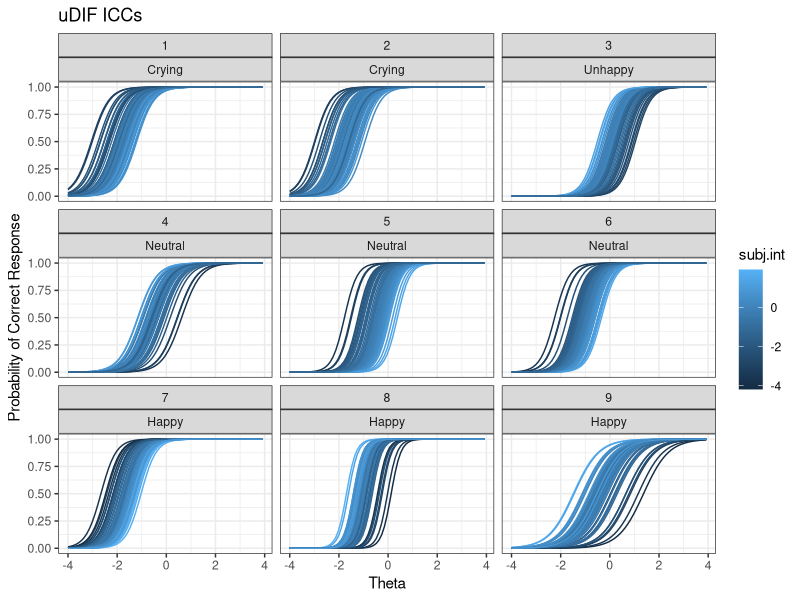
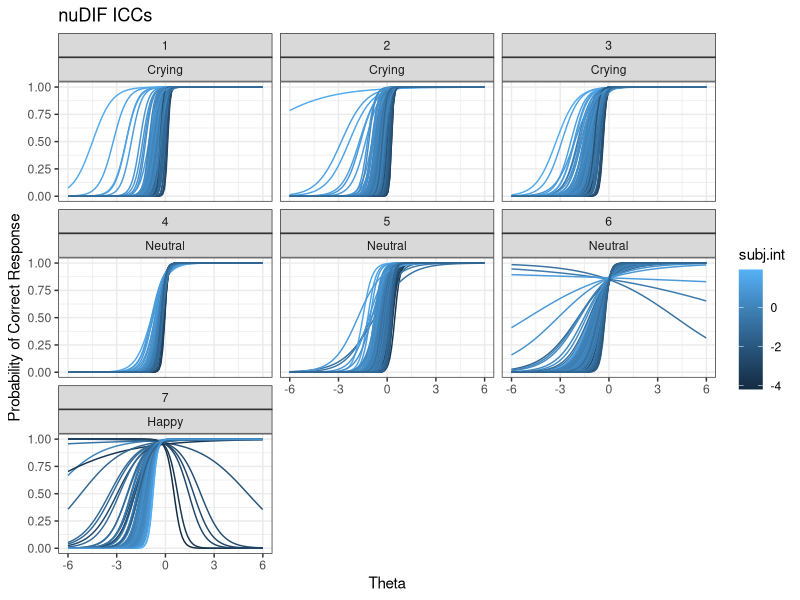
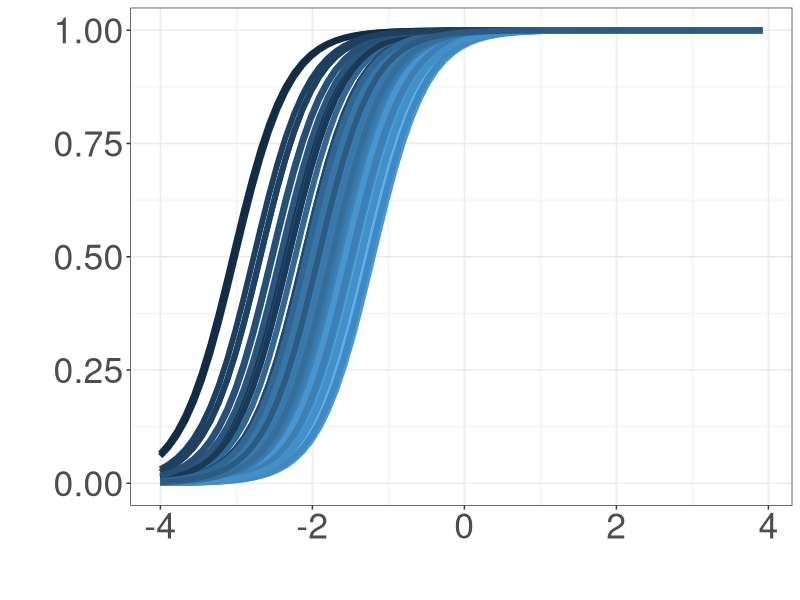
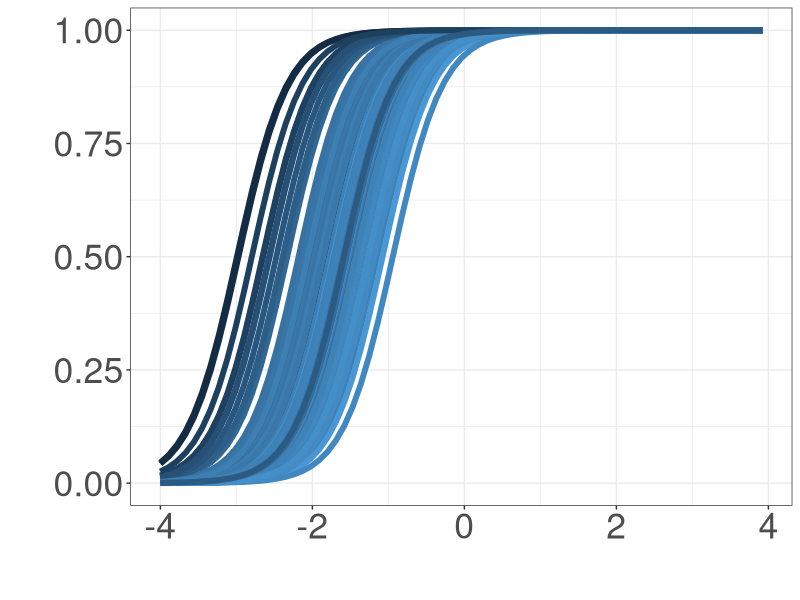
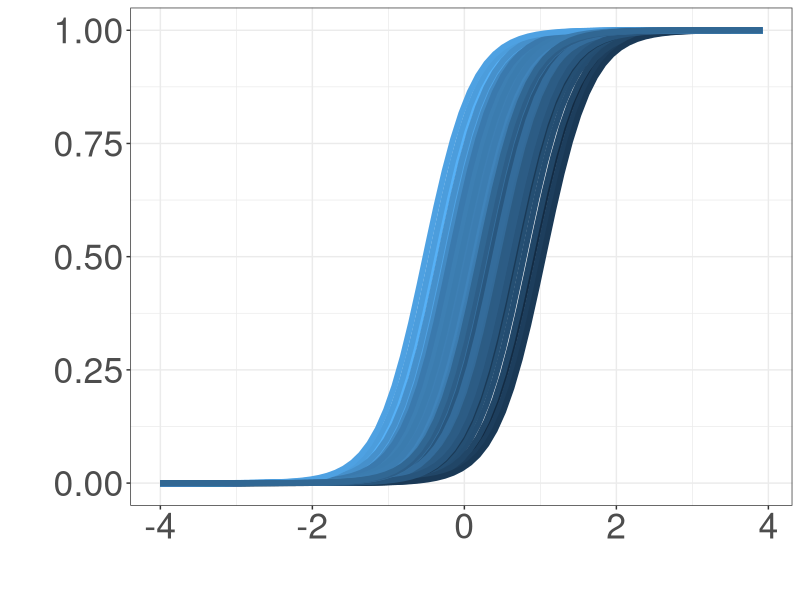
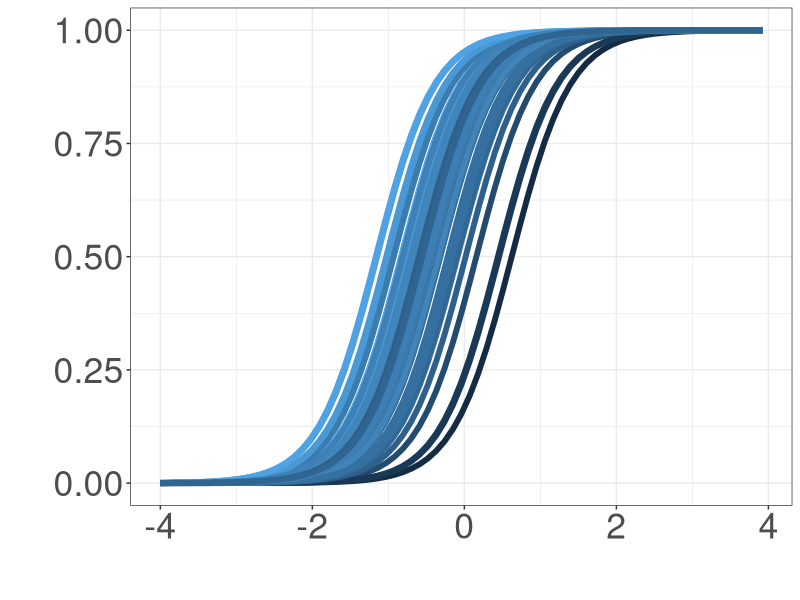
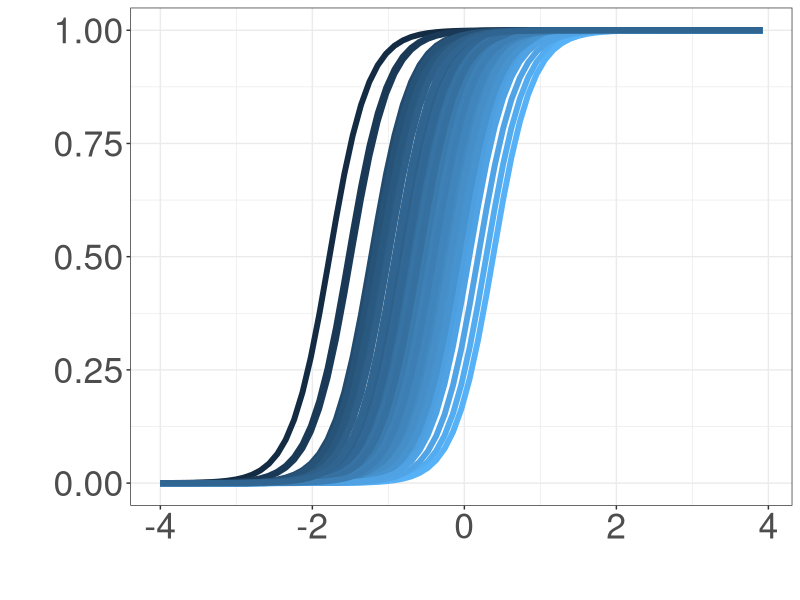
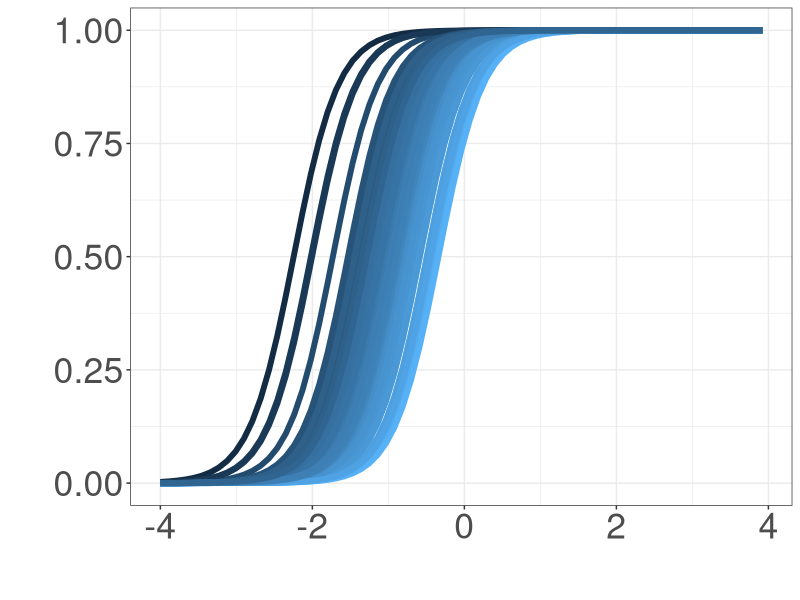

The R source for these figures, in order:
### This script will be used to plot the DIF effects when the interaction of AMP & LAT are significant
### This script will not run the IRT models; but will take the output from MPlus and plot the ICC in ggplot2
### The models will be writeen on the PC and transfered over to the linux workstation


# --------------------------------------------------------
## The model results for CRYING ITEM 15::::
# F          ON
# P2AMP              0.150      0.147      1.020      0.308
# P2LAT              0.076      0.141      0.537      0.591
# P2INT             -0.060      0.162     -0.372      0.710
# 
# V15        ON
# P2AMP              0.207      0.217      0.955      0.340
# P2LAT              0.215      0.225      0.958      0.338
# P2INT              0.520      0.245      2.125      0.034
# 
# Thresholds
# V1$1              -0.853      0.210     -4.062      0.000
# V2$1              -0.344      0.205     -1.675      0.094
# V3$1              -1.990      0.385     -5.169      0.000
# V4$1              -0.840      0.223     -3.767      0.000
# V5$1              -1.764      0.323     -5.464      0.000
# V6$1              -1.477      0.297     -4.970      0.000
# V7$1              -2.549      0.477     -5.344      0.000
# V8$1              -0.076      0.188     -0.404      0.686
# V9$1              -1.950      0.354     -5.507      0.000
# V10$1             -1.551      0.339     -4.575      0.000
# V11$1             -2.135      0.364     -5.868      0.000
# V12$1             -2.964      0.516     -5.744      0.000
# V13$1             -2.249      0.355     -6.343      0.000
# V14$1             -0.569      0.198     -2.872      0.004
# V15$1             -2.408      0.425     -5.667      0.000
# V16$1             -1.469      0.297     -4.939      0.000
# V17$1             -1.926      0.314     -6.129      0.000
# V18$1             -2.108      0.332     -6.357      0.000
# V19$1             -1.108      0.226     -4.900      0.000
# V20$1             -1.649      0.307     -5.376      0.000
# V21$1             -1.000      0.270     -3.706      0.000
# V22$1             -2.133      0.371     -5.744      0.000
# V23$1             -1.227      0.368     -3.339      0.001
# V24$1              0.292      0.177      1.650      0.099
# --------------------------------------------------------
## The discrimination for question 15 is: 1.399


# --------------------------------------------------------
## The model results for CRYING ITEM 11::::
# 
# F          ON
# P2AMP              0.160      0.151      1.055      0.291
# P2LAT              0.069      0.142      0.483      0.629
# P2INT             -0.059      0.165     -0.358      0.721
# 
# V11        ON
# P2AMP             -0.079      0.294     -0.267      0.789
# P2LAT              0.433      0.284      1.525      0.127
# P2INT              0.466      0.224      2.080      0.038
# 
# Thresholds
# V1$1              -0.853      0.210     -4.065      0.000
# V2$1              -0.344      0.205     -1.681      0.093
# V3$1              -1.989      0.384     -5.175      0.000
# V4$1              -0.841      0.222     -3.780      0.000
# V5$1              -1.764      0.322     -5.470      0.000
# V6$1              -1.480      0.298     -4.962      0.000
# V7$1              -2.546      0.473     -5.381      0.000
# V8$1              -0.076      0.188     -0.404      0.686
# V9$1              -1.949      0.352     -5.537      0.000
# V10$1             -1.550      0.338     -4.579      0.000
# V11$1             -2.501      0.412     -6.075      0.000
# V12$1             -2.967      0.515     -5.757      0.000
# V13$1             -2.254      0.354     -6.364      0.000
# V14$1             -0.570      0.199     -2.870      0.004
# V15$1             -2.131      0.346     -6.156      0.000
# V16$1             -1.467      0.297     -4.945      0.000
# V17$1             -1.923      0.313     -6.145      0.000
# V18$1             -2.100      0.327     -6.420      0.000
# V19$1             -1.106      0.225     -4.906      0.000
# V20$1             -1.650      0.307     -5.378      0.000
# V21$1             -1.000      0.269     -3.719      0.000
# V22$1             -2.134      0.371     -5.750      0.000
# V23$1             -1.229      0.367     -3.350      0.001
# V24$1              0.291      0.177      1.649      0.099

## The model discrimination is: 1.512

# --------------------------------------------------------
## The model results for UNHAPPY ITEM 85::::
# F          ON
# P2AMP             -0.077      0.135     -0.569      0.569
# P2LAT             -0.091      0.116     -0.779      0.436
# P2INT             -0.175      0.121     -1.448      0.148
# 
# V85        ON
# P2AMP             -0.018      0.169     -0.106      0.916
# P2LAT             -0.169      0.189     -0.895      0.371
# P2INT             -0.489      0.231     -2.114      0.035
# 
# Thresholds
# V73$1              0.592      0.354      1.670      0.095
# V74$1              1.714      0.208      8.259      0.000
# V75$1              0.877      0.359      2.441      0.015
# V76$1             -0.161      0.266     -0.606      0.545
# V77$1              0.304      0.336      0.905      0.365
# V78$1              0.098      0.226      0.433      0.665
# V79$1              0.834      0.321      2.597      0.009
# V80$1              0.477      0.218      2.186      0.029
# V81$1              0.826      0.243      3.405      0.001
# V82$1             -0.338      0.299     -1.130      0.258
# V83$1              1.347      0.221      6.097      0.000
# V84$1              0.343      0.294      1.165      0.244
# V85$1              0.008      0.304      0.025      0.980
# V86$1              1.060      0.240      4.410      0.000
# V87$1              0.992      0.224      4.422      0.000
# V88$1              0.166      0.267      0.622      0.534
# V89$1              0.692      0.228      3.038      0.002
# V90$1             -0.549      0.323     -1.699      0.089
# V91$1              0.748      0.213      3.509      0.000
# V92$1              1.678      0.254      6.602      0.000
# V93$1              0.268      0.274      0.977      0.328
# V94$1             -0.010      0.225     -0.043      0.966
# V95$1              0.262      0.355      0.739      0.460
# V96$1              1.006      0.244      4.119      0.000

## The model discrimination is: 1.587

# --------------------------------------------------------
## The model results for NEUTRAL ITEM 53::::
# F          ON
# P2AMP              0.127      0.132      0.959      0.337
# P2LAT             -0.157      0.144     -1.092      0.275
# P2INT              0.049      0.194      0.255      0.799
# 
# V53        ON
# P2AMP             -0.160      0.209     -0.769      0.442
# P2LAT             -0.242      0.153     -1.587      0.112
# P2INT             -0.359      0.181     -1.984      0.047
# 
# Thresholds
# V49$1             -1.054      0.229     -4.601      0.000
# V50$1             -1.683      0.305     -5.526      0.000
# V51$1             -1.210      0.300     -4.034      0.000
# V52$1             -1.575      0.371     -4.251      0.000
# V53$1             -0.890      0.237     -3.752      0.000
# V54$1             -0.539      0.215     -2.510      0.012
# V55$1             -1.704      0.327     -5.219      0.000
# V56$1              0.068      0.220      0.312      0.755
# V57$1             -0.886      0.281     -3.158      0.002
# V58$1             -1.387      0.310     -4.470      0.000
# V59$1             -0.941      0.293     -3.215      0.001
# V60$1             -0.882      0.242     -3.642      0.000
# V61$1             -1.560      0.342     -4.566      0.000
# V62$1             -0.404      0.362     -1.117      0.264
# V63$1             -1.304      0.371     -3.512      0.000
# V64$1             -1.105      0.299     -3.701      0.000
# V65$1              1.076      0.272      3.961      0.000
# V66$1             -0.837      0.287     -2.918      0.004
# V67$1             -1.522      0.359     -4.239      0.000
# V68$1             -0.454      0.217     -2.095      0.036
# V69$1             -0.814      0.243     -3.345      0.001
# V70$1             -1.065      0.323     -3.299      0.001
# V71$1             -1.091      0.263     -4.140      0.000
# V72$1             -1.646      0.297     -5.535      0.000

# The discrimination is: 1.293

# --------------------------------------------------------
## The model results for NEUTRAL ITEM 62::::

# F          ON
# P2AMP              0.115      0.131      0.879      0.379
# P2LAT             -0.163      0.146     -1.113      0.266
# P2INT              0.001      0.197      0.003      0.998
# 
# V62        ON
# P2AMP              0.113      0.220      0.516      0.606
# P2LAT             -0.081      0.296     -0.273      0.784
# P2INT              0.791      0.318      2.485      0.013
# 
# Thresholds
# V49$1             -1.042      0.231     -4.514      0.000
# V50$1             -1.671      0.305     -5.473      0.000
# V51$1             -1.182      0.297     -3.979      0.000
# V52$1             -1.566      0.371     -4.217      0.000
# V53$1             -0.980      0.242     -4.050      0.000
# V54$1             -0.530      0.215     -2.469      0.014
# V55$1             -1.685      0.324     -5.193      0.000
# V56$1              0.083      0.220      0.379      0.705
# V57$1             -0.859      0.279     -3.082      0.002
# V58$1             -1.379      0.313     -4.409      0.000
# V59$1             -0.930      0.296     -3.147      0.002
# V60$1             -0.864      0.243     -3.556      0.000
# V61$1             -1.534      0.337     -4.553      0.000
# V62$1             -0.617      0.382     -1.616      0.106
# V63$1             -1.261      0.361     -3.496      0.000
# V64$1             -1.076      0.294     -3.658      0.000
# V65$1              1.088      0.272      4.006      0.000
# V66$1             -0.819      0.287     -2.851      0.004
# V67$1             -1.505      0.360     -4.185      0.000
# V68$1             -0.444      0.216     -2.054      0.040
# V69$1             -0.797      0.241     -3.309      0.001
# V70$1             -1.038      0.320     -3.241      0.001
# V71$1             -1.076      0.261     -4.128      0.000
# V72$1             -1.632      0.297     -5.501      0.000

#  The discrimination is: 1.952

# load-library--------------------------------------------------------
library("tidyverse")
library("GGally")
library("reshape2")

## Load data
## Now load the latest two stage data from Emma
amp.vals <- read.csv("./data/eegData/ampVals.csv")
lat.vals <- read.csv("./data/eegData/latVals.csv")
## NOw add these back into the eeg Pred values
amp.vals <- tidyr::pivot_wider(amp.vals, id_cols="ERPset", names_from="binlabel", values_from="value") %>% 
  mutate(record_id = as.character(ERPset)) %>% 
  mutate(record_id = if_else(record_id %in% "117-115", "118-64", record_id)) %>%
  melt(.) %>% 
  mutate(cycle = substring(sapply(lapply(strsplit(as.character(variable), NULL), rev), paste, collapse=""), 1, 1)) %>%
  mutate(variable = gsub('.{1}$', '', variable)) %>% 
  select(-ERPset) %>% 
  tidyr::pivot_wider(., id_cols=c(record_id, cycle), names_from=c("variable"), values_from=c(value))
colnames(amp.vals) <- gsub(colnames(amp.vals), pattern = ' ', replacement = "")

lat.vals <- tidyr::pivot_wider(lat.vals, id_cols="ERPset", names_from="binlabel", values_from="value") %>% 
  mutate(record_id = as.character(ERPset)) %>% 
  mutate(record_id = if_else(record_id %in% "117-115", "118-64", record_id)) %>%
  melt(.) %>% 
  mutate(cycle = substring(sapply(lapply(strsplit(as.character(variable), NULL), rev), paste, collapse=""), 1, 1)) %>%
  mutate(variable = gsub('.{1}$', '', variable)) %>% 
  select(-ERPset) %>% 
  tidyr::pivot_wider(., id_cols=c(record_id, cycle), names_from=c("variable"), values_from=c(value))
colnames(lat.vals) <- gsub(colnames(amp.vals), pattern = ' ', replacement = "")

## Create the z score values for all of the imaging data
all.eeg <- merge(amp.vals, lat.vals, by=c("record_id", "cycle"), suffixes = c("_Amp", "_Lat"))
all.eeg[,3:10] <- scale(all.eeg[,3:10])[,]

## Now prepare the interaction terms
emo.vals <- c("Crying", "Unhappy", "Neutral", "Happy")
for(e in emo.vals){
  ## First declare the column names
  amp.col <- paste(e, "_Amp", sep='')
  lat.col <- paste(e, "_Lat", sep='')
  int.col <- paste(e, "_Int", sep='')
  # Now estimate the cross prod
  all.eeg[,int.col] <- all.eeg[,amp.col] * all.eeg[,lat.col]
}

## Prepare functions
## Create a function which will operate on unifrom dif items
returnUnifromICC <- function(baseDIF=NULL, baseDIS=NULL, p2AmpMod=NULL, p2LatMod=NULL, p2IntMod=NULL, p2AmpSubj=NULL, p2LatSubj=NULL, p2IntSubj=NULL){
  ## First create a range of values for which the ICC will be calulcated over
  theta.values <- seq(-4, 4, by=.11)
  ### Now create the formula which will be used to return proabability of endorsment across the entire range of theta values
  all.vals <- -(baseDIF + p2LatMod * p2LatSubj + p2AmpMod * p2AmpMod + p2IntMod * p2IntSubj) + baseDIS * theta.values / 1 + -(baseDIF + p2LatMod * p2LatSubj + p2AmpMod * p2AmpMod + p2IntMod * p2IntSubj) + baseDIS * theta.values
  all.vals <- exp(all.vals) / (1 + exp(all.vals))
  all.vals <-  cbind(theta.values, all.vals)
  all.vals <- data.frame(all.vals)
  colnames(all.vals) <- c("theta", "probEndorse")
  ### Now return these values
  return(all.vals)
}

## Now create f unction which will perform the same steps but for nonunifrom DIF
returnNunifromICC <- function(baseDIF=NULL, baseDIS=NULL, p2AmpMod=NULL, p2LatMod=NULL, p2IntMod=NULL, p2AmpSubj=NULL, p2LatSubj=NULL, p2IntSubj=NULL, p2Ampn=NULL, p2Latn=NULL, p2Intn=NULL){
  ## First create a range of values for which the ICC will be calulcated over
  theta.values <- seq(-6, 6, by=.11)
  ### Now create the formula which will be used to return proabability of endorsment across the entire range of theta values
  all.vals <- -(baseDIF + p2LatMod * p2LatSubj + p2AmpMod * p2AmpMod + p2IntMod * p2IntSubj) + (baseDIS + p2Ampn*p2AmpSubj + p2Intn*p2Intn + p2Intn*p2IntSubj ) * theta.values / 1 + -(baseDIF + p2LatMod * p2LatSubj + p2AmpMod * p2AmpMod + p2IntMod * p2IntSubj) + (baseDIS + p2Ampn*p2AmpSubj + p2Intn*p2Intn + p2Intn*p2IntSubj ) * theta.values
  all.vals <- exp(all.vals) / (1 + exp(all.vals))
  all.vals <-  cbind(theta.values, all.vals)
  all.vals <- data.frame(all.vals)
  colnames(all.vals) <- c("theta", "probEndorse")
  ### Now return these values
  return(all.vals)
}

## Now in a loop prepare all of the coefficient values
emotion.value <- c("Crying", "Crying", "Unhappy", "Neutral", "Neutral", "Neutral", "Happy", "Happy", "Happy")
base.dif.vals <- c(-2.408, -2.501, 0.012, -0.890, -0.612, -1.503, -2.588, -2.789, -0.588)
base.dis.vals <- c(1.399, 1.512, 1.587, 1.293, 1.952, 1.694, 1.623, 2.528, 0.977)
p2AmpModvals <- c(0.207, -0.079, -0.018, -0.160, 0.113, 0.248, -0.103, -0.086, -0.253)
p2LatModvals <- c(0.215, 0.433, -0.169, -0.242, -0.081, 0.053, -0.123, -0.270, -0.284)
p2IntModvals <- c(0.520, 0.466, -0.489, -0.359, 0.791, 0.610, .386, -0.643, -0.342)
all.plot.vals <- NULL
## Now loop through all of the base values
for(i in 1:length(base.dif.vals)){
  base.dif <- base.dif.vals[i]
  base.dis <- base.dis.vals[i]
  p2.amp <- p2AmpModvals[i]
  p2.lat <- p2LatModvals[i]
  p2.int <- p2IntModvals[i]
  e <- emotion.value[i]
  ## Now declare the column names so we can isolate the subject values
  amp.col <- paste(e, "_Amp", sep='')
  lat.col <- paste(e, "_Lat", sep='')
  int.col <- paste(e, "_Int", sep='')
  all.subj.vals <- unique(all.eeg[,c(amp.col, lat.col, int.col)])
  ## Now loop through all of the subject values and estimate the ICC for each eeg pattern
  for(s in 1:dim(all.subj.vals)[1]){
    tmp.vals <- returnUnifromICC(baseDIF = base.dif, baseDIS = base.dis, p2AmpMod = p2.amp, p2LatMod = p2.lat, p2IntMod = p2.int, p2AmpSubj = all.subj.vals[s,1], p2LatSubj = all.subj.vals[s,2], p2IntSubj = all.subj.vals[s,3])
    # Now prepare these for the output dataframe
    subj.amp <- all.subj.vals[s,1]
    subj.lat <- all.subj.vals[s,2]
    subj.int <- all.subj.vals[s,3]
    out.vals <- cbind(i, base.dif, base.dis, p2.amp, p2.lat, p2.int, e, s, subj.amp, subj.lat, subj.int, tmp.vals)
    all.plot.vals <- rbind(all.plot.vals, out.vals)
  }
}

## Now clean these data
all.plot.vals$subjMagnitude <- abs(all.plot.vals$subj.int)

## Now plot these
all.plot.vals %>% ggplot(., aes(x=theta, y=probEndorse, color=subj.int, group=s)) +
  geom_line() +
  theme_bw() +
  facet_wrap(i~ e ) +
  ggtitle("uDIF ICCs") +
  ylab("Probability of Correct Response") +
  xlab("Theta")
## Now loop through each plot and return an individual png for each file so I can prep it for some vector art
for(q in unique(all.plot.vals$i)){
  tmp.plot <- all.plot.vals[which(all.plot.vals$i==q),] %>% ggplot(., aes(x=theta, y=probEndorse, color=subj.int, group=s)) +
    geom_line(size=2) +
    theme_bw() +
    ylab("") +
    xlab("") +
    theme(legend.position = "none", text = element_text(size=32))
  file.name <- paste("./paperImages/", unique(all.plot.vals[which(all.plot.vals$i==q),"e"]), "_", q, ".png", sep='')
  png(filename = file.name)
  print(tmp.plot)
  dev.off()
}

## Now make a density plot of the interaction term
x <- all.plot.vals$subj.int[which(all.plot.vals$i==q)]
y <- density(x, n = 2^12, kernel = "triangular", adjust = 8)
png("./paperImages/interactionHistogram.png")
ggplot(data.frame(x = y$x, y = y$y), aes(x, y)) + geom_line() + 
  geom_segment(aes(xend = x, yend = 0, colour = x)) +
  xlab("Interaction Magnitude") +
  ylab("Density") +
  theme_bw() +
  theme(legend.position = "none", text = element_text(size=32))
dev.off()

##############################################################
#### Work with nonunifrom DIF here
##############################################################
## Now in a loop prepare all of the coefficient values
emotion.value <- c("Crying", "Crying", "Crying", "Neutral", "Neutral", "Neutral", "Happy")
base.dif.vals <- c(-2.025, -1.529, -2.258, -0.905, -1.009, -0.911, -2.329)
base.dis.vals <- c(1.318, 1.476, 1.107, 1.569, 1.534, 0.768, 1.393)
p2AmpModvals <-  c(0.225, 0.424, 0.060, 0.193, -0.372, -0.136, 0.014)
p2LatModvals <-  c(0.613, -0.540, 0.355, -0.138, 0.386, 0.008, -0.064)
p2IntModvals <-  c(-0.526, -0.841, 0.087, -0.132, -0.758, -0.043, -0.263)
p2AmpModDvals <- c(-0.059, 0.508, -0.338, -0.043, -0.741, -0.580, -0.480)
p2LatModDvals <- c(0.034, -0.693, 0.233, -0.129, -0.153, 0.007, 0.389)
p2IntModDvals <- c(-1.239, -1.127, -0.873, -0.801, -0.809, -0.603, 0.622)
all.plot.vals <- NULL
## Now loop through all of the base values
for(i in 1:length(base.dif.vals)){
  base.dif <- base.dif.vals[i]
  base.dis <- base.dis.vals[i]
  p2.amp <- p2AmpModvals[i]
  p2.lat <- p2LatModvals[i]
  p2.int <- p2IntModvals[i]
  p2.ampn <- p2AmpModDvals[i]
  p2.latn <- p2LatModDvals[i]
  p2.intn <- p2IntModDvals[i]
  e <- emotion.value[i]
  ## Now declare the column names so we can isolate the subject values
  amp.col <- paste(e, "_Amp", sep='')
  lat.col <- paste(e, "_Lat", sep='')
  int.col <- paste(e, "_Int", sep='')
  all.subj.vals <- unique(all.eeg[,c(amp.col, lat.col, int.col)])
  ## Now loop through all of the subject values and estimate the ICC for each eeg pattern
  for(s in 1:dim(all.subj.vals)[1]){
    tmp.vals <- returnNunifromICC(baseDIF = base.dif, baseDIS = base.dis, p2AmpMod = p2.amp, p2LatMod = p2.lat, 
                                  p2IntMod = p2.int, p2AmpSubj = all.subj.vals[s,1], p2LatSubj = all.subj.vals[s,2], p2IntSubj = all.subj.vals[s,3],
                                  p2Ampn = p2.ampn, p2Latn = p2.latn, p2Intn = p2.intn)
    # Now prepare these for the output dataframe
    subj.amp <- all.subj.vals[s,1]
    subj.lat <- all.subj.vals[s,2]
    subj.int <- all.subj.vals[s,3]
    out.vals <- cbind(i, base.dif, base.dis, p2.amp, p2.lat, p2.int, e, s, subj.amp, subj.lat, subj.int, tmp.vals)
    all.plot.vals <- rbind(all.plot.vals, out.vals)
  }
}
## Now clean these data
all.plot.vals$subjMagnitude <- abs(all.plot.vals$subj.int)

## Now plot these
all.plot.vals %>% ggplot(., aes(x=theta, y=probEndorse, color=subj.int, group=s)) +
  geom_line() +
  theme_bw() +
  facet_wrap(i ~ e ) +
  ggtitle("nuDIF ICCs") +
  ylab("Probability of Correct Response") +
  xlab("Theta")
## Now loop through each plot and return an individual png for each file so I can prep it for some vector art
for(q in unique(all.plot.vals$i)){
  tmp.plot <- all.plot.vals[which(all.plot.vals$i==q),] %>% ggplot(., aes(x=theta, y=probEndorse, color=subj.int, group=s)) +
    geom_line(size=2) +
    theme_bw() +
    ylab("") +
    xlab("") +
    theme(legend.position = "none", text = element_text(size=32))
  file.name <- paste("./paperImages/nonUni/", unique(all.plot.vals[which(all.plot.vals$i==q),"e"]), "_", q, ".png", sep='')
  png(filename = file.name)
  print(tmp.plot)
  dev.off()
}
